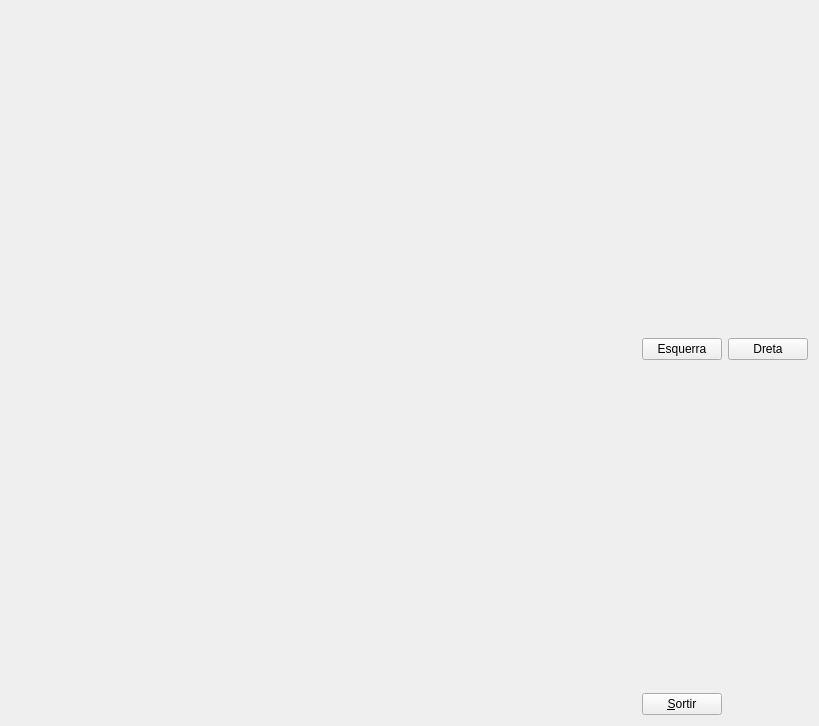
<?xml version="1.0" encoding="UTF-8"?>
<ui version="4.0">
 <class>MyForm</class>
 <widget class="QWidget" name="MyForm">
  <property name="geometry">
   <rect>
    <x>0</x>
    <y>0</y>
    <width>819</width>
    <height>726</height>
   </rect>
  </property>
  <property name="windowTitle">
   <string>IDI-Lab</string>
  </property>
  <layout class="QGridLayout" name="gridLayout">
   <item row="0" column="0">
    <widget class="MyGLWidget" name="widget" native="true">
     <property name="sizePolicy">
      <sizepolicy hsizetype="Expanding" vsizetype="Expanding">
       <horstretch>0</horstretch>
       <verstretch>0</verstretch>
      </sizepolicy>
     </property>
    </widget>
   </item>
   <item row="0" column="1">
    <layout class="QVBoxLayout" name="verticalLayout">
     <item>
      <spacer name="verticalSpacer_2">
       <property name="orientation">
        <enum>Qt::Vertical</enum>
       </property>
       <property name="sizeHint" stdset="0">
        <size>
         <width>20</width>
         <height>40</height>
        </size>
       </property>
      </spacer>
     </item>
     <item>
      <layout class="QHBoxLayout" name="horizontalLayout">
       <item>
        <widget class="QPushButton" name="pushButton_2">
         <property name="text">
          <string>Esquerra</string>
         </property>
        </widget>
       </item>
       <item>
        <widget class="QPushButton" name="pushButton_3">
         <property name="text">
          <string>Dreta</string>
         </property>
        </widget>
       </item>
      </layout>
     </item>
     <item>
      <spacer name="verticalSpacer">
       <property name="orientation">
        <enum>Qt::Vertical</enum>
       </property>
       <property name="sizeHint" stdset="0">
        <size>
         <width>20</width>
         <height>40</height>
        </size>
       </property>
      </spacer>
     </item>
     <item>
      <widget class="QPushButton" name="pushButton">
       <property name="sizePolicy">
        <sizepolicy hsizetype="Fixed" vsizetype="Fixed">
         <horstretch>0</horstretch>
         <verstretch>0</verstretch>
        </sizepolicy>
       </property>
       <property name="text">
        <string>&amp;Sortir</string>
       </property>
      </widget>
     </item>
    </layout>
   </item>
  </layout>
 </widget>
 <customwidgets>
  <customwidget>
   <class>MyGLWidget</class>
   <extends>QWidget</extends>
   <header>MyGLWidget.h</header>
   <container>1</container>
   <slots>
    <signal>zoomMouse(int)</signal>
    <slot>sliderZoom(int)</slot>
    <slot>clicEsq()</slot>
    <slot>clicDrt()</slot>
   </slots>
  </customwidget>
 </customwidgets>
 <resources/>
 <connections>
  <connection>
   <sender>pushButton</sender>
   <signal>clicked()</signal>
   <receiver>MyForm</receiver>
   <slot>close()</slot>
   <hints>
    <hint type="sourcelabel">
     <x>720</x>
     <y>715</y>
    </hint>
    <hint type="destinationlabel">
     <x>839</x>
     <y>529</y>
    </hint>
   </hints>
  </connection>
  <connection>
   <sender>pushButton_2</sender>
   <signal>clicked()</signal>
   <receiver>widget</receiver>
   <slot>clicEsq()</slot>
   <hints>
    <hint type="sourcelabel">
     <x>671</x>
     <y>351</y>
    </hint>
    <hint type="destinationlabel">
     <x>433</x>
     <y>432</y>
    </hint>
   </hints>
  </connection>
  <connection>
   <sender>pushButton_3</sender>
   <signal>clicked()</signal>
   <receiver>widget</receiver>
   <slot>clicDrt()</slot>
   <hints>
    <hint type="sourcelabel">
     <x>757</x>
     <y>354</y>
    </hint>
    <hint type="destinationlabel">
     <x>618</x>
     <y>533</y>
    </hint>
   </hints>
  </connection>
 </connections>
</ui>
